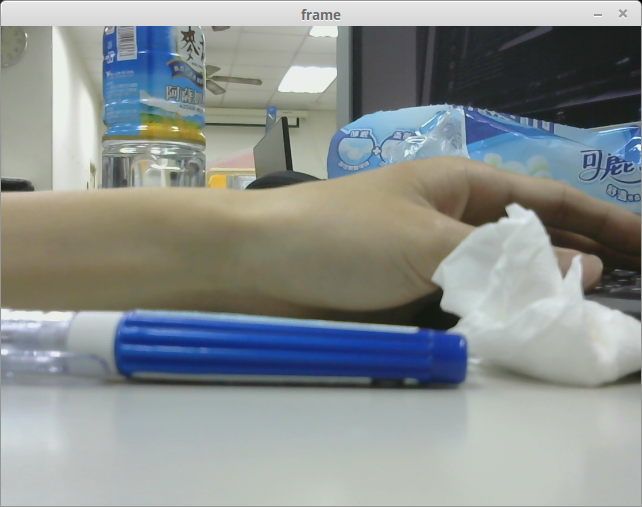
#> input picture ExampleMD/Color_Capture/blue01.png, 642 x 507 px, given in place of the camera
$ python Color_Capture.py
#> lines starting #> are read from the running program, lines starting #| are printed output that depends on the picture; after the words box and inside, x2 and y2 are one past the last pixel; in counts of white or black regions, pixels touching at a corner belong together
import cv2
import numpy as np
#create a VideoCapture object
cap = cv2.VideoCapture(0)

while(1):
    # Capture Video from Camera
    _, frame = cap.read()
#> frame is the input picture: shape (507, 642, 3); mean B, G, R 143.5, 144.9, 139
    # Convert BGR to HSV
    hsv = cv2.cvtColor(frame, cv2.COLOR_BGR2HSV)
#> hsv: shape (507, 642, 3); mean H, S, V 60.1, 45.4, 154.4
    # define range of blue color in HSV
    lower_blue = np.array([110,50,50])
    upper_blue = np.array([130,255,255])
    # define range of green color in HSV
    lower_green = np.array([50,100,100])
    upper_green = np.array([70,255,255])
    # define range of red color in HSV
    lower_red = np.array([-10,100,100])
    upper_red = np.array([10,255,255])
    # Threshold the HSV image to get only blue colors
    mask_blue = cv2.inRange(hsv, lower_blue, upper_blue)
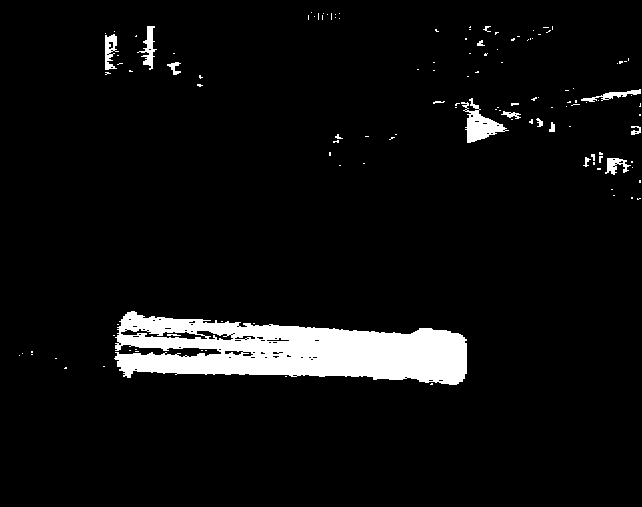
#> mask_blue: shape (507, 642); 5.9% white; 127 white regions (109 under 20 px), largest, box (x1, y1, x2, y2) and area: (114, 311, 467, 385) 16396, (461, 98, 509, 143) 830, (137, 26, 157, 70) 322
    # Threshold the HSV image to get only green colors
    mask_green = cv2.inRange(hsv, lower_green, upper_green)
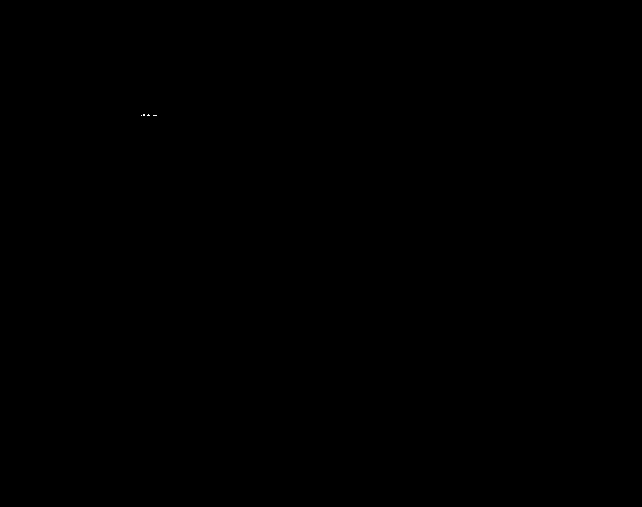
#> mask_green: shape (507, 642); 0% white in thin lines or dots, all inside (x1, y1, x2, y2) = (141, 114, 157, 116)
    # Threshold the HSV image to get only red colors
    mask_red = cv2.inRange(hsv, lower_red, upper_red)
#> mask_red: shape (507, 642); every value is 0
    # Bitwise-AND mask and original image
    res_blue = cv2.bitwise_and(frame,frame, mask= mask_blue)
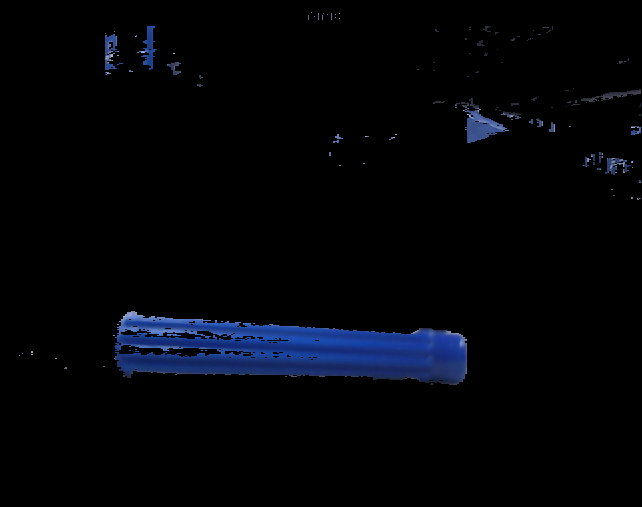
#> res_blue: shape (507, 642, 3); mean B, G, R 7.8, 3.7, 2.1
    res_green = cv2.bitwise_and(frame,frame, mask= mask_green)
    res_red = cv2.bitwise_and(frame,frame, mask= mask_red)
#> res_red: shape (507, 642, 3); every value is 0
    cv2.imshow('frame',frame)
    cv2.imshow('mask_blue)',mask_blue)
    cv2.imshow('mask_green',mask_green)
    cv2.imshow('mask_red',mask_red)

    cv2.imshow('res_blue',res_blue)
    cv2.imshow('res_green',res_green)
    cv2.imshow('res_red',res_red)
    k = cv2.waitKey(5) & 0xFF
#> (key Esc is pressed here)
    if k == 27:
        break

cv2.destroyAllWindows()

$ run again, on ExampleMD/Color_Capture/blue02.png
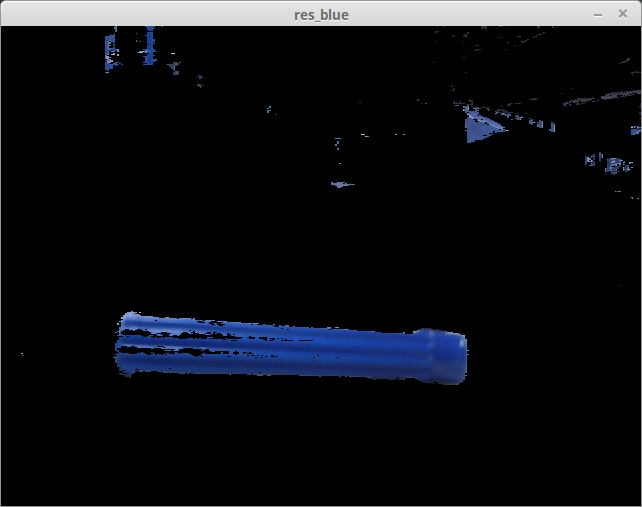
#> input picture ExampleMD/Color_Capture/blue02.png, 642 x 507 px, given in place of the camera
#> frame is the input picture: shape (507, 642, 3); mean B, G, R 19.9, 15.7, 14.1
#> hsv: shape (507, 642, 3); mean H, S, V 6.7, 10.9, 19.9
#> `mask_blue = cv2.inRange(hsv, lower_blue, upper_blue)`:
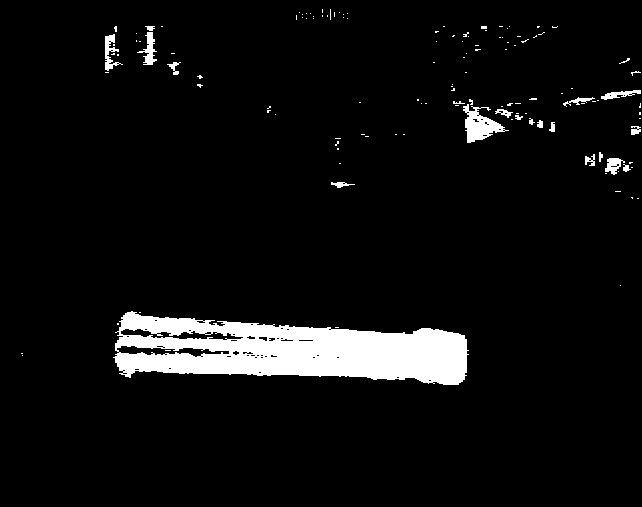
#> mask_blue: shape (507, 642); 6% white; 131 white regions (111 under 20 px), largest, box (x1, y1, x2, y2) and area: (113, 311, 469, 385) 16539, (463, 104, 509, 143) 807, (137, 32, 157, 65) 268
#> mask_green: shape (507, 642); every value is 0
#> `res_blue = cv2.bitwise_and(frame,frame, mask= mask_blue)`:
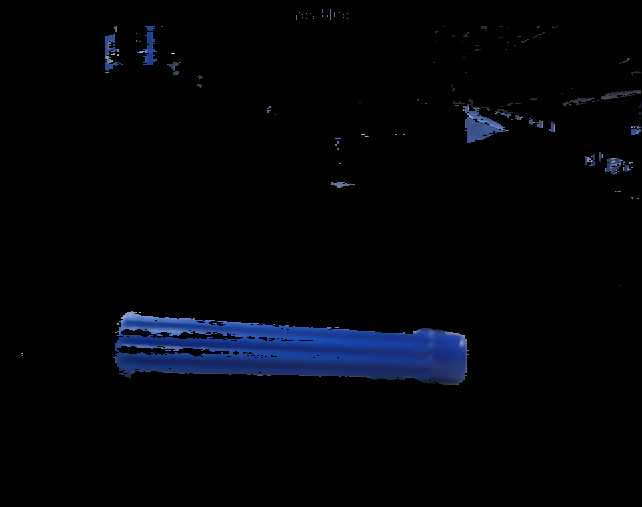
#> res_blue: shape (507, 642, 3); mean B, G, R 8, 3.8, 2.2
#> res_green: shape (507, 642, 3); every value is 0
